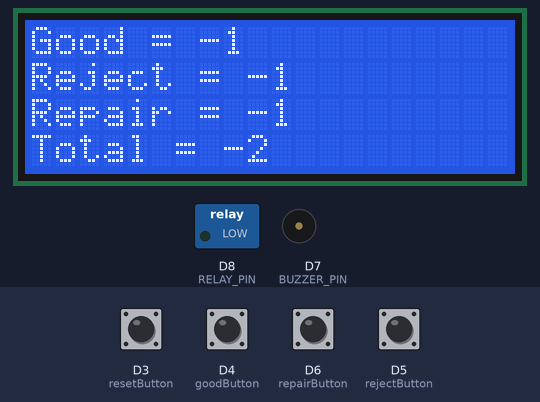
This sketch was run on a simulated ESP8266 (Wemos D1 mini). Parts: 20×4 character LCD, switched loads named in the sketch (green lamp = pin HIGH), buzzer (waves = sounding, pin HIGH). Inputs (shaded band) come from the test bench; at power-on: D3 (resetButton), D4 (goodButton), D5 (rejectButton), D6 (repairButton) HIGH. WiFi joins after 1.5 s; servers stay silent unless stated; network time is answered at once with the bench clock; uploads are accepted with an empty reply; the local clock reads 2024-03-15 10:24:30 at power-on unless the sketch sets it; EEPROM starts erased; what the sketch prints to the serial monitor is not drawn.

Above: at 3.8 s.
3.9 s: D3 (resetButton) pulled LOW for 0.15 s
At 4.7 s:
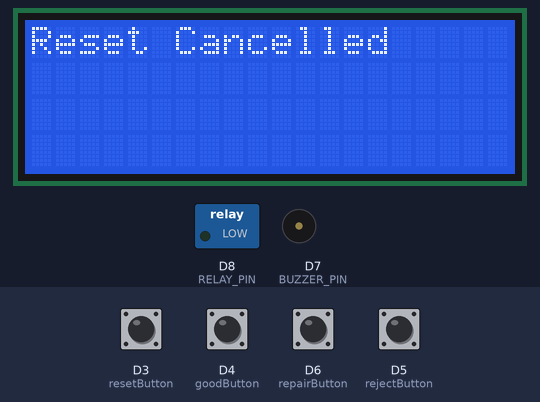
7.0 s: D4 (goodButton) pulled LOW for 1 s
At 7.25 s:
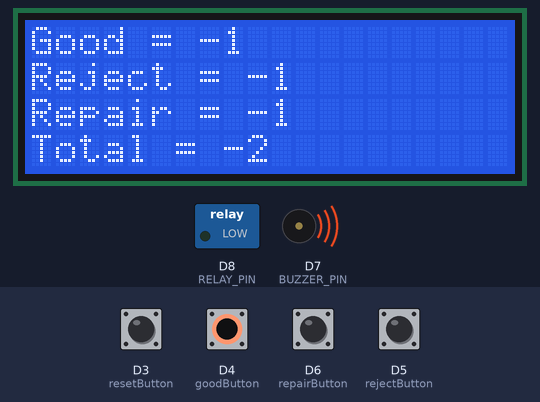
9.7 s: D5 (rejectButton) pulled LOW for 1 s
At 12.4 s:
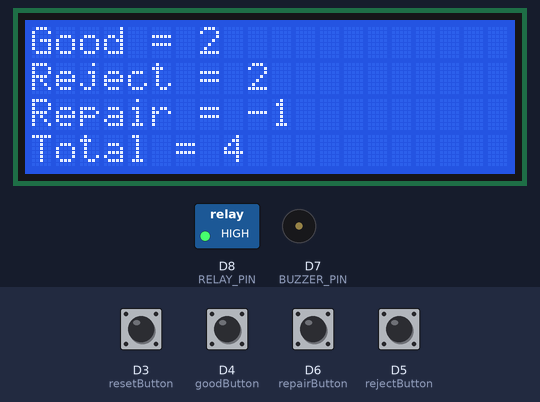
13.6 s: D4 (goodButton) pulled LOW for 0.15 s
At 16.3 s:
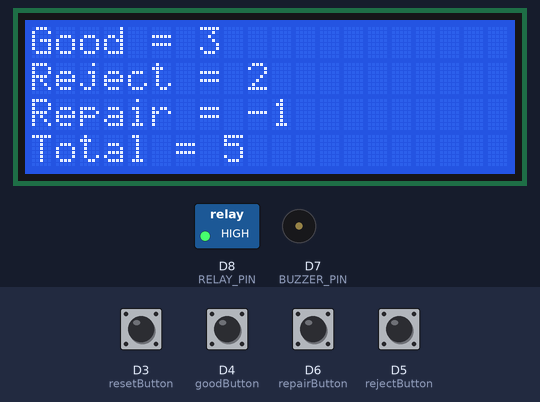
16.7 s: D3 (resetButton) pulled LOW for 1 s
At 17.5 s:
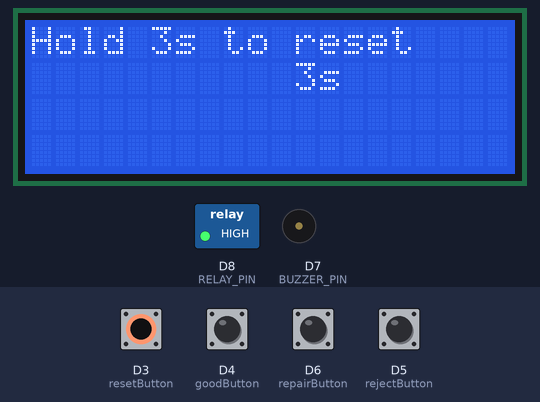
Timing chart, 0 to 19.7 s (numbered marks = the images above; inputs shaded):
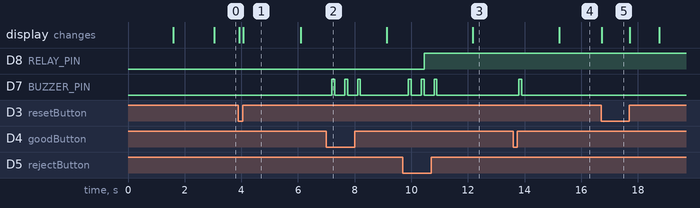

The sketch:

qc_logger_auto_buffer_fail_full.ino
```cpp
#include <ESP8266WiFi.h>
#include <ESP8266HTTPClient.h>
#include <ESP8266WebServer.h>
#include <Wire.h>
#include <LiquidCrystal_I2C.h>
#include <NTPClient.h>
#include <WiFiUdp.h>
#include <EEPROM.h>
#include <ElegantOTA.h>
#include <time.h>

#define goodButton    D4
#define rejectButton  D5
#define repairButton  D6
#define resetButton   D3
#define BUZZER_PIN    D7
#define RELAY_PIN     D8

LiquidCrystal_I2C lcd(0x27, 20, 4);

#define EEPROM_SIZE   4096
#define ADDR_GOOD     0
#define ADDR_REJECT   4
#define ADDR_REPAIR   8
#define ADDR_DATE     12

#define EEPROM_LOG_START 100
#define EEPROM_LOG_SIZE 40
#define EEPROM_LOG_MAX 1000

//const char* ssid = "SANSAN_WIFI";
//const char* password = "1357246890";
const char* ssid = "arduino";
const char* password = "arduinouno";
const char* serverIP = "192.168.20.25";
//const char* serverIP1 = "sansan-qc.hpy.co.id";

//Static IP Configuration
//IPAddress local_IP(192, 168, 150, 216);
//IPAddress gateway(192, 168, 0, 236);
//IPAddress subnet(255, 255, 252, 0);
//IPAddress dns1(192, 168, 0, 111);
//IPAddress dns2(8, 8, 8, 8);

const String line = "Line 5";
const String unit = "Premium";

WiFiUDP ntpUDP;
NTPClient timeClient(ntpUDP, "pool.ntp.org", 25200, 60000);
ESP8266WebServer server(80);
const char* otaPassword = "admin";

int goodCount = 0;
int rejectCount = 0;
int repairCount = 0;
String lastResetDate = "";

unsigned long resetPressTime = 0;
bool resetActive = false;
unsigned long lastDisplaySwitch = 0;
unsigned long lastSaveTime = 0;
const unsigned long saveInterval = 3600000;
bool needSave = false;

const unsigned long debounceDelay = 150;
unsigned long lastGoodButtonPress = 0;
unsigned long lastRejectButtonPress = 0;
unsigned long lastRepairButtonPress = 0;
bool resetDoneToday = false;

void setup() {
  Serial.begin(115200);
  EEPROM.begin(EEPROM_SIZE);

  WiFi.begin(ssid, password);

  pinMode(goodButton, INPUT_PULLUP);
  pinMode(rejectButton, INPUT_PULLUP);
  pinMode(repairButton, INPUT_PULLUP);
  pinMode(resetButton, INPUT_PULLUP);
  pinMode(BUZZER_PIN, OUTPUT);
  pinMode(RELAY_PIN, OUTPUT);
  digitalWrite(RELAY_PIN, LOW);

  lcd.init();
  lcd.backlight();
  lcd.setCursor(0, 0);
  lcd.print("QC Counter Start");
  lcd.setCursor(0, 1);
  lcd.print(unit + "-" + line);

  loadCounters();

  int tries = 0;
  while (WiFi.status() != WL_CONNECTED && tries++ < 30) {
    delay(500);
    Serial.print(".");
  }

  lcd.clear();
  if (WiFi.status() == WL_CONNECTED) {
    lcd.print("WiFi OK");
    timeClient.begin();
  } else {
    lcd.print("WiFi Fail");
  }
  delay(1000);

  server.on("/", []() {
    server.send(200, "text/plain", "Wemos D1 Mini - QC Logger");
  });

  server.on("/reset", HTTP_GET, []() {
    if (server.hasArg("pass") && server.arg("pass") == otaPassword) {
      goodCount = rejectCount = repairCount = 0;
      lastResetDate = getDateString();
      saveCounters();
      server.send(200, "text/plain", "EEPROM reset via web");
    } else {
      server.send(403, "text/plain", "Unauthorized");
    }
  });

  ElegantOTA.begin(&server, "admin", otaPassword);
  server.begin();
}

void loop() {
  server.handleClient();
  if (WiFi.status() != WL_CONNECTED) WiFi.begin(ssid, password);
  timeClient.update();

  handleDailyReset();
  handleButtons();
  handlePeriodicSave();
  handleDisplayUpdate();
  handleRelayControl();
  resendBufferedLogs();
}

void handleButtons() {
  if (digitalRead(goodButton) == LOW && millis() - lastGoodButtonPress > debounceDelay) {
    goodCount++; needSave = true;
    logAndDisplay("good", goodCount);
    beep(); lastGoodButtonPress = millis();
  }

  if (digitalRead(rejectButton) == LOW && millis() - lastRejectButtonPress > debounceDelay) {
    rejectCount++; needSave = true;
    logAndDisplay("reject", rejectCount);
    beep(); lastRejectButtonPress = millis();
  }

  if (digitalRead(repairButton) == LOW && millis() - lastRepairButtonPress > debounceDelay) {
    repairCount++; needSave = true;
    logAndDisplay("repair", repairCount);
    beep(); lastRepairButtonPress = millis();
  }

  if (digitalRead(resetButton) == LOW) {
    if (!resetActive) {
      resetPressTime = millis(); resetActive = true;
      lcd.clear(); lcd.print("Hold 3s to reset");
    }

    int remaining = 3 - (millis() - resetPressTime) / 1000;
    if (remaining >= 0) {
      lcd.setCursor(11, 1);
      lcd.print(String(remaining) + "s ");
    }

    if (millis() - resetPressTime >= 3000) {
      goodCount = rejectCount = repairCount = 0;
      lastResetDate = getDateString(); saveCounters();
      lcd.clear(); lcd.print("EEPROM Reset!");
      lcd.setCursor(0, 1); lcd.print("Counts Cleared");
      beep(); delay(500); beep(); delay(500); beep();
      resetActive = false;
    }
  } else if (resetActive) {
    lcd.clear(); lcd.print("Reset Cancelled");
    delay(1000); resetActive = false;
  }
}

void handleDailyReset() {
  String today = getDateString();
  if (today != lastResetDate && !resetDoneToday && timeClient.getHours() == 6) {
    goodCount = rejectCount = repairCount = 0;
    lastResetDate = today; saveCounters(); resetDoneToday = true;
  }
  if (timeClient.getHours() != 6) resetDoneToday = false;
}

void handlePeriodicSave() {
  if (needSave && millis() - lastSaveTime > 3000) {
    saveCounters(); lastSaveTime = millis(); needSave = false;
  }
  if (millis() - lastSaveTime > saveInterval) {
    saveCounters(); lastSaveTime = millis();
  }
}

void handleDisplayUpdate() {
  if (millis() - lastDisplaySwitch > 3000) {
    lcd.clear();
    lcd.setCursor(0, 0); lcd.print("Good = "); lcd.print(goodCount);
    lcd.setCursor(0, 1); lcd.print("Reject = "); lcd.print(rejectCount);
    lcd.setCursor(0, 2); lcd.print("Repair = "); lcd.print(repairCount);
    lcd.setCursor(0, 3); lcd.print("Total = "); lcd.print(goodCount + rejectCount);
    lastDisplaySwitch = millis();
  }
}

void handleRelayControl() {
  int total = goodCount + rejectCount;
  float defectPercent = total > 0 ? (rejectCount * 100.0 / total) : 0;
  digitalWrite(RELAY_PIN, (defectPercent > 10) ? HIGH : LOW);
}

void logAndDisplay(String label, int count) {
  String logTime = getDateTime();
  if (WiFi.status() == WL_CONNECTED) {
    HTTPClient http;
    WiFiClient client;
    String url = "http://" + String(serverIP) + "/qc/log.php";
    http.begin(client, url);
    http.addHeader("Content-Type", "application/x-www-form-urlencoded");

    String postData = "count_type=" + label +
                      "&count=1" +
                      "&log_timestamp=" + logTime +
                      "&line_name=" + line +
                      "&unit_name=" + unit;

    int httpCode = http.POST(postData);
    http.end();

    if (httpCode != 200) {
      bufferLogEEPROM(label, logTime);
    } else {
      Serial.println("Posted: " + label + " " + logTime);
    }
  } else {
    bufferLogEEPROM(label, logTime);
  }
}

void bufferLogEEPROM(String label, String timestamp) {
  for (int i = 0; i < EEPROM_LOG_MAX; i++) {
    int addr = EEPROM_LOG_START + i * EEPROM_LOG_SIZE;
    if (EEPROM.read(addr) == 0xFF || EEPROM.read(addr) == 0x00) {
      String logEntry = label + "|" + timestamp;
      for (int j = 0; j < logEntry.length(); j++) {
        EEPROM.write(addr + j, logEntry[j]);
      }
      EEPROM.write(addr + logEntry.length(), 0);
      EEPROM.commit();
      Serial.println("Buffered: " + logEntry);
      break;
    }
  }
}

void resendBufferedLogs() {
  if (WiFi.status() == WL_CONNECTED) {
    for (int i = 0; i < EEPROM_LOG_MAX; i++) {
      int addr = EEPROM_LOG_START + i * EEPROM_LOG_SIZE;
      if (EEPROM.read(addr) != 0xFF && EEPROM.read(addr) != 0x00) {
        String log = readString(addr);
        int sep = log.indexOf('|');
        if (sep > 0) {
          String label = log.substring(0, sep);
          String ts = log.substring(sep + 1);

          HTTPClient http;
          WiFiClient client;
          String url = "http://" + String(serverIP) + "/qc/log.php";
          http.begin(client, url);
          http.addHeader("Content-Type", "application/x-www-form-urlencoded");
          String postData = "count_type=" + label + "&count=1" + "&log_timestamp=" + ts + "&line_name=" + line + "&unit_name=" + unit;
          int httpCode = http.POST(postData);
          http.end();

          if (httpCode == 200) {
            for (int j = 0; j < EEPROM_LOG_SIZE; j++) EEPROM.write(addr + j, 0xFF);
            EEPROM.commit();
            Serial.println("Flushed: " + log);
          }
        }
      }
    }
  }
}

void saveCounters() {
  EEPROM.put(ADDR_GOOD, goodCount);
  EEPROM.put(ADDR_REJECT, rejectCount);
  EEPROM.put(ADDR_REPAIR, repairCount);
  writeString(ADDR_DATE, getDateString());
  EEPROM.commit();
}

void loadCounters() {
  EEPROM.get(ADDR_GOOD, goodCount);
  EEPROM.get(ADDR_REJECT, rejectCount);
  EEPROM.get(ADDR_REPAIR, repairCount);
  lastResetDate = readString(ADDR_DATE);
}

String getDateTime() {
  time_t now = timeClient.getEpochTime();
  struct tm *timeinfo = gmtime(&now);
  char buffer[20];
  sprintf(buffer, "%04d-%02d-%02d %02d:%02d:%02d",
          timeinfo->tm_year + 1900,
          timeinfo->tm_mon + 1,
          timeinfo->tm_mday,
          timeinfo->tm_hour,
          timeinfo->tm_min,
          timeinfo->tm_sec);
  return String(buffer);
}

String getDateString() {
  time_t now = timeClient.getEpochTime();
  struct tm *timeinfo = gmtime(&now);
  char buffer[11];
  sprintf(buffer, "%04d-%02d-%02d",
          timeinfo->tm_year + 1900,
          timeinfo->tm_mon + 1,
          timeinfo->tm_mday);
  return String(buffer);
}

void writeString(int addr, String data) {
  int len = data.length();
  for (int i = 0; i < len; i++) EEPROM.write(addr + i, data[i]);
  EEPROM.write(addr + len, 0);
}

String readString(int addr) {
  char data[EEPROM_LOG_SIZE];
  int len = 0;
  unsigned char k = EEPROM.read(addr);
  while (k != 0 && len < EEPROM_LOG_SIZE - 1) {
    data[len++] = k;
    k = EEPROM.read(addr + len);
  }
  data[len] = '\0';
  return String(data);
}

void beep() {
  digitalWrite(BUZZER_PIN, HIGH); delay(100);
  digitalWrite(BUZZER_PIN, LOW);
}
```

Measured:
- after the input at 3.9 s, the display: first changes at once (image 1 shows a later state)
- after the input at 7.0 s, D7 (BUZZER_PIN): alternates HIGH for 0.10 s and LOW for 0.35 s, 6 changes in all, then stays LOW, starting after 0.20 s
- after the input at 9.7 s, D8 (RELAY_PIN): LOW → HIGH after 0.76 s; D7 (BUZZER_PIN): alternates HIGH for 0.10 s and LOW for 0.35 s, 6 changes in all, then stays LOW, starting after 0.20 s; the display: changes after 2.5 s (image 3)
- after the input at 13.6 s, D7 (BUZZER_PIN): LOW → HIGH after 0.20 s, → LOW 0.10 s later; the display: changes after 1.6 s (image 4)
- after the input at 16.7 s, the display: changes at once (image 5)
- what the display in image 1 shows lasts 2.0 s, from 4.1 s to 6.1 s
